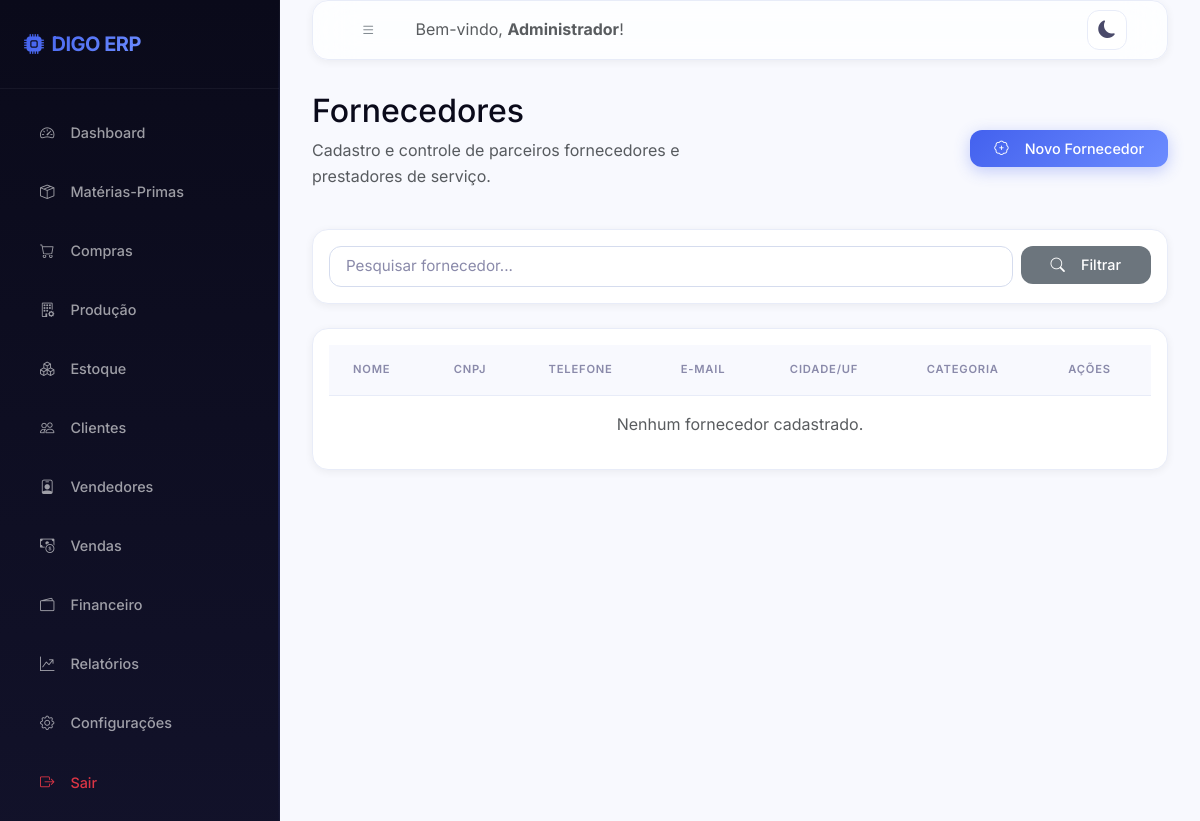
Page /fornecedores/ (signed in) on the earlier database version.
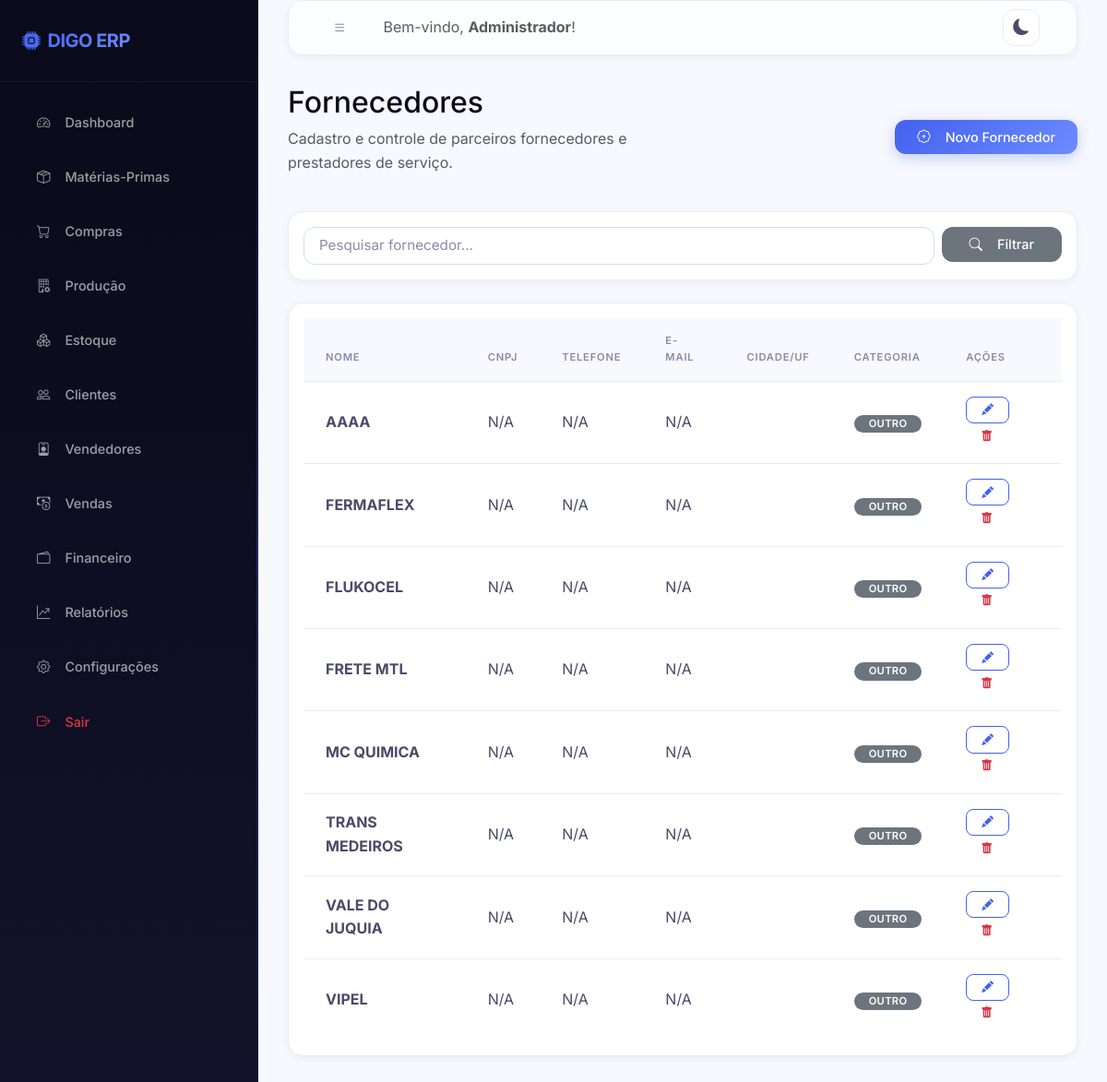
Same page on the later database version.
### models/usuario.py (models this page shows, shortened)
class Usuario(UserMixin, db.Model):
    __tablename__ = 'usuarios'
    id = db.Column(db.Integer, primary_key=True)
    nome = db.Column(db.String(100), nullable=False)
    email = db.Column(db.String(150), unique=True, nullable=False)
    senha_hash = db.Column(db.String(256), nullable=False)
    perfil = db.Column(db.String(20), default='funcionario')  # admin | funcionario
    ativo = db.Column(db.Boolean, default=True)
    criado_em = db.Column(db.DateTime, default=datetime.utcnow)
    ultimo_acesso = db.Column(db.DateTime)
    logs = db.relationship('Log', backref='usuario', lazy='dynamic')
    @property
    def is_admin(self):
        return self.perfil == 'admin'

### models/fornecedor.py (models this page shows, shortened)
class Fornecedor(db.Model):
    __tablename__ = 'fornecedores'
    id = db.Column(db.Integer, primary_key=True)
    nome = db.Column(db.String(150), nullable=False)
    cnpj = db.Column(db.String(20))
    telefone = db.Column(db.String(20))
    email = db.Column(db.String(150))
    cidade = db.Column(db.String(100))
    estado = db.Column(db.String(2))
    tipo = db.Column(db.String(50))  # materia_prima | embalagem | frete | outro
    observacoes = db.Column(db.Text)
    ativo = db.Column(db.Boolean, default=True)
    criado_em = db.Column(db.DateTime, default=datetime.utcnow)
    compras = db.relationship('Compra', backref='fornecedor', lazy='dynamic')
    contas_pagar = db.relationship('ContaPagar', backref='fornecedor', lazy='dynamic')
    materias_primas = db.relationship('MateriaPrima', backref='fornecedor', lazy='dynamic')

### routes/fornecedores.py (the view)
@fornecedores_bp.route('/')
@login_required
def index():
    busca = request.args.get('q', '')
    page = request.args.get('page', 1, type=int)
    query = Fornecedor.query.filter_by(ativo=True)
    if busca:
        query = query.filter(Fornecedor.nome.ilike(f'%{busca}%'))
    fornecedores = query.order_by(Fornecedor.nome).paginate(page=page, per_page=20)
    return render_template('fornecedores/index.html', fornecedores=fornecedores, busca=busca)

### templates/fornecedores/index.html (shortened to what this page needs)
{% extends 'base.html' %}
{% block content %}
<div class="row mb-4 align-items-center">
    <div class="col-sm-6">
        <h2 class="font-weight-bold">Fornecedores</h2>
        <p class="text-muted">Cadastro e controle de parceiros fornecedores e prestadores de serviço.</p>
    </div>
    <div class="col-sm-6 text-sm-end">
        <a href="{{ url_for('fornecedores.novo') }}" class="btn btn-primary"><i class="bi bi-patch-plus me-2"></i>Novo Fornecedor</a>
    </div>
</div>
<div class="card p-3 mb-4">
    <form method="GET" action="{{ url_for('fornecedores.index') }}" class="row g-2">
        <div class="col-md-10">
            <input type="text" class="form-control" name="q" placeholder="Pesquisar fornecedor..." value="{{ busca }}">
        </div>
        <div class="col-md-2">
            <button type="submit" class="btn btn-secondary w-100"><i class="bi bi-search me-2"></i>Filtrar</button>
        </div>
    </form>
</div>
<div class="card p-3">
    <div class="table-responsive">
        <table class="table table-hover">
            <thead>
                <tr>
                    <th>Nome</th>
                    <th>CNPJ</th>
                    <th>Telefone</th>
                    <th>E-mail</th>
                    <th>Cidade/UF</th>
                    <th>Categoria</th>
                    <th>Ações</th>
                </tr>
            </thead>
            <tbody>
                {% for f in fornecedores.items %}
                <tr>
                    <td><strong>{{ f.nome }}</strong></td>
                    <td>{{ f.cnpj or 'N/A' }}</td>
                    <td>{{ f.telefone or 'N/A' }}</td>
                    <td>{{ f.email or 'N/A' }}</td>
                    <td>{{ f.cidade or '' }}{% if f.estado %}/{{ f.estado }}{% endif %}</td>
                    <td>
                        {% if f.tipo == 'materia_prima' %}
                        <span class="badge bg-primary">Matéria-Prima</span>
                        {% elif f.tipo == 'embalagem' %}
                        <span class="badge bg-info">Embalagem</span>
                        {% elif f.tipo == 'frete' %}
                        <span class="badge bg-warning text-dark">Frete / Logística</span>
                        {% else %}
                        <span class="badge bg-secondary">{{ f.tipo|capitalize }}</span>
                        {% endif %}
                    </td>
                    <td>
                        <a href="{{ url_for('fornecedores.editar', id=f.id) }}" class="btn btn-sm btn-outline-primary" title="Editar"><i class="bi bi-pencil-fill"></i></a>
                        <form action="{{ url_for('fornecedores.excluir', id=f.id) }}" method="POST" class="d-inline" onsubmit="return confirm('Deseja realmente arquivar este fornecedor?')">
                            <button type="submit" class="btn btn-sm btn-outline-danger" title="Arquivar"><i class="bi bi-trash-fill"></i></button>
                        </form>
                    </td>
                </tr>
                {% else %}
                <tr>
                    <td colspan="7" class="text-center text-muted">Nenhum fornecedor cadastrado.</td>
                </tr>
                {% endfor %}
            </tbody>
        </table>
    </div>
</div>
{% endblock %}

### templates/base.html (shortened to what this page needs)
<!DOCTYPE html>
<html lang="pt-BR">
<head>
    <link href="https://cdn.jsdelivr.net/npm/bootstrap@5.3.0/dist/css/bootstrap.min.css" rel="stylesheet">
    <link rel="stylesheet" href="https://cdn.jsdelivr.net/npm/bootstrap-icons@1.10.5/font/bootstrap-icons.css">
    <link rel="stylesheet" href="{{ url_for('static', filename='css/style.css') }}">
</head>
<body>
    <div class="wrapper">
        <nav id="sidebar">
            <div class="sidebar-header d-flex align-items-center justify-content-between">
                <h4 class="m-0 text-white font-weight-bold"><i class="bi bi-cpu-fill me-2 text-indigo"></i>DIGO ERP</h4>
            </div>
            <ul class="list-unstyled components">
                <li class="{% if request.blueprint == 'dashboard' %}active{% endif %}">
                    <a href="{{ url_for('dashboard.index') }}"><i class="bi bi-speedometer2"></i> Dashboard</a>
                </li>
                <li class="{% if request.blueprint == 'materias_primas' %}active{% endif %}">
                    <a href="{{ url_for('materias_primas.index') }}"><i class="bi bi-box-seam"></i> Matérias-Primas</a>
                </li>
                <li class="{% if request.blueprint == 'compras' %}active{% endif %}">
                    <a href="{{ url_for('compras.index') }}"><i class="bi bi-cart"></i> Compras</a>
                </li>
                <li class="{% if request.blueprint == 'producao' %}active{% endif %}">
                    <a href="{{ url_for('producao.index') }}"><i class="bi bi-building-gear"></i> Produção</a>
                </li>
                <li class="{% if request.blueprint == 'estoque' %}active{% endif %}">
                    <a href="{{ url_for('estoque.index') }}"><i class="bi bi-boxes"></i> Estoque</a>
                </li>
                <li class="{% if request.blueprint == 'clientes' %}active{% endif %}">
                    <a href="{{ url_for('clientes.index') }}"><i class="bi bi-people"></i> Clientes</a>
                </li>
                <li class="{% if request.blueprint == 'vendedores' %}active{% endif %}">
                    <a href="{{ url_for('vendedores.index') }}"><i class="bi bi-person-badge"></i> Vendedores</a>
                </li>
                <li class="{% if request.blueprint == 'vendas' %}active{% endif %}">
                    <a href="{{ url_for('vendas.index') }}"><i class="bi bi-cash-coin"></i> Vendas</a>
                </li>
                <li class="{% if request.blueprint == 'financeiro' %}active{% endif %}">
                    <a href="{{ url_for('financeiro.index') }}"><i class="bi bi-wallet2"></i> Financeiro</a>
                </li>
                <li class="{% if request.blueprint == 'relatorios' %}active{% endif %}">
                    <a href="{{ url_for('relatorios.index') }}"><i class="bi bi-graph-up-arrow"></i> Relatórios</a>
                </li>
                {% if current_user.is_admin %}
                <li class="{% if request.blueprint == 'configuracoes' %}active{% endif %}">
                    <a href="{{ url_for('configuracoes.index') }}"><i class="bi bi-gear"></i> Configurações</a>
                </li>
                {% endif %}
                <li>
                    <a href="{{ url_for('auth.logout') }}" class="text-danger"><i class="bi bi-box-arrow-right text-danger"></i> Sair</a>
                </li>
            </ul>
        </nav>
        <div id="content">
            <nav class="navbar navbar-expand-lg card mb-4 p-2 d-flex flex-row align-items-center justify-content-between">
                <div class="d-flex align-items-center">
                    <button type="button" id="sidebarCollapse" class="btn btn-outline-secondary me-3">
                        <i class="bi bi-list"></i>
                    </button>
                    <span class="navbar-text d-none d-md-inline text-muted">Bem-vindo, <strong>{{ current_user.nome }}</strong>!</span>
                </div>
                <div class="d-flex align-items-center">
                    <button class="theme-toggle-btn me-3" id="themeToggle" title="Alternar Tema">
                    </button>
                </div>
            </nav>
            <div class="container-fluid p-0 fade-in">
                {% block content %}{% endblock %}
            </div>
        </div>
    </div>
</body>
</html>

Differences in the rows shown:
added Fornecedor: nome "AAAA", cnpj "N/A", telefone "N/A", email "N/A", tipo "OUTRO"
added Fornecedor: nome "FERMAFLEX", cnpj "N/A", telefone "N/A", email "N/A", tipo "OUTRO"
added Fornecedor: nome "FLUKOCEL", cnpj "N/A", telefone "N/A", email "N/A", tipo "OUTRO"
added Fornecedor: nome "FRETE MTL", cnpj "N/A", telefone "N/A", email "N/A", tipo "OUTRO"
added Fornecedor: nome "MC QUIMICA", cnpj "N/A", telefone "N/A", email "N/A", tipo "OUTRO"
added Fornecedor: nome "TRANS MEDEIROS", cnpj "N/A", telefone "N/A", email "N/A", tipo "OUTRO"
added Fornecedor: nome "VALE DO JUQUIA", cnpj "N/A", telefone "N/A", email "N/A", tipo "OUTRO"
added Fornecedor: nome "VIPEL", cnpj "N/A", telefone "N/A", email "N/A", tipo "OUTRO"
Other differences:
text no longer shown: "Nenhum fornecedor cadastrado."
